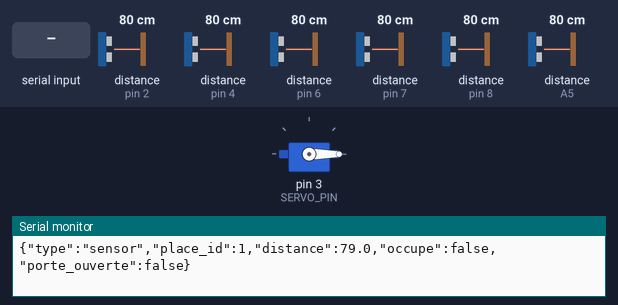
This sketch was run on a simulated Arduino Uno, built with avr-gcc and run on an emulated ATmega328P. Parts: servo, the last lines printed to the serial monitor. Wiring (inferred from the names in the program): 6 × ultrasonic range finder: trigger pin 9, echo pin 6 / trigger A0, echo pin 2 / trigger A1, echo pin 4 / trigger A2, echo pin 7 / trigger A3, echo pin 8 / trigger A4, echo A5. The inputs (shaded band) are chosen by the test bench; at power-on: distance to the obstacle (sensors on pin 2, pin 4, pin 8, pin 6, pin 7, A5) 80 cm. The echo pulse lasts 58.3 µs per cm.

Above: at 2.4 s.
2.5 s: "OPEN\n" received over Serial
At 3.4 s:
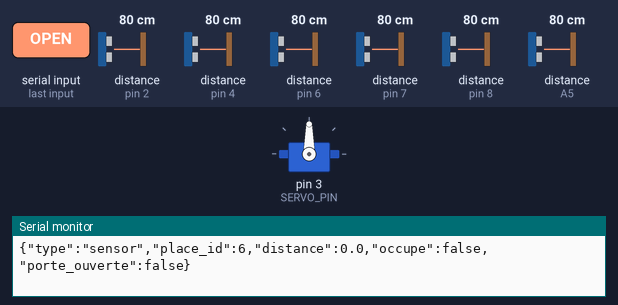
4.3 s: distance to the obstacle (sensor on pin 2) set to 12 cm
7.4 s: distance to the obstacle (sensor on pin 2) set to 9 cm
9.6 s: distance to the obstacle (sensor on pin 4) set to 12 cm
12.7 s: distance to the obstacle (sensor on pin 4) set to 9 cm
15.8 s: distance to the obstacle (sensor on pin 8) set to 12 cm
18.9 s: distance to the obstacle (sensor on pin 8) set to 9 cm
Timing chart, 0 to 21.9 s (numbered marks = the images above; inputs shaded):
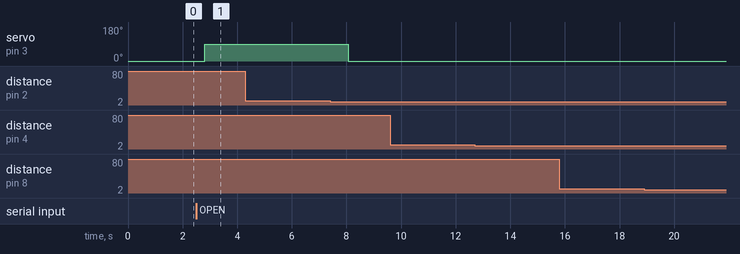

Measured:
- after the input at 2.5 s, servo on pin 3 (SERVO_PIN): 0° → 90° after 0.31 s

The sketch:

parking_main.ino
```cpp
#include <SPI.h>
#include <MFRC522.h>
#include <Servo.h>

#define NB_PLACES       6
#define SEUIL_CM        10
#define INTERVALLE_MS   500
#define PORTE_OUVERTE   90
#define PORTE_FERMEE    0
#define DELAI_FERMETURE 5000

#define RST_PIN    5
#define SS_PIN     10
#define SERVO_PIN  3
#define LED_LIBRE  6
#define LED_OCCUPE 7

const uint8_t TRIG_PINS[NB_PLACES] = {A0, A1, A2, A3, A4, 9};
const uint8_t ECHO_PINS[NB_PLACES] = {2,  4,  7,  8,  A5, 6};

MFRC522 rfid(SS_PIN, RST_PIN);
Servo   servoPorte;

bool          places[NB_PLACES] = {false};
bool          porteOuverte       = false;
unsigned long derniereLecture    = 0;
unsigned long tempsOuverture     = 0;

void setup() {
  Serial.begin(9600);
  while (!Serial);

  for (int i = 0; i < NB_PLACES; i++) {
    pinMode(TRIG_PINS[i], OUTPUT);
    pinMode(ECHO_PINS[i], INPUT);
  }
  pinMode(LED_LIBRE,  OUTPUT);
  pinMode(LED_OCCUPE, OUTPUT);

  servoPorte.attach(SERVO_PIN);
  servoPorte.write(PORTE_FERMEE);

  SPI.begin();
  rfid.PCD_Init();

  for (int i = 0; i < 3; i++) {
    digitalWrite(LED_LIBRE,  HIGH);
    digitalWrite(LED_OCCUPE, HIGH);
    delay(200);
    digitalWrite(LED_LIBRE,  LOW);
    digitalWrite(LED_OCCUPE, LOW);
    delay(200);
  }
  digitalWrite(LED_LIBRE, HIGH);
  Serial.println(F("SYSTEM:READY"));
}

void loop() {
  unsigned long now = millis();

  if (now - derniereLecture >= INTERVALLE_MS) {
    derniereLecture = now;
    int nbLibres = 0;
    for (int i = 0; i < NB_PLACES; i++) {
      float dist   = lireDistance(i);
      bool  occupe = (dist > 0 && dist < SEUIL_CM);
      places[i] = occupe;
      if (!occupe) nbLibres++;
      envoyerSensor(i, dist, occupe);
    }
    mettreAJourLEDs(nbLibres);
  }

  if (porteOuverte && (millis() - tempsOuverture >= DELAI_FERMETURE)) {
    fermerPorte();
  }

  bool auMoinsUneLibre = false;
  for (int i = 0; i < NB_PLACES; i++) {
    if (!places[i]) { auMoinsUneLibre = true; break; }
  }

  if (auMoinsUneLibre) {
    if (rfid.PICC_IsNewCardPresent() && rfid.PICC_ReadCardSerial()) {
      lireEtEnvoyerRFID(auMoinsUneLibre);
      rfid.PICC_HaltA();
      rfid.PCD_StopCrypto1();
    }
  }

  if (Serial.available()) {
    String cmd = Serial.readStringUntil('\n');
    cmd.trim();
    if      (cmd == "OPEN")  ouvrirPorte();
    else if (cmd == "CLOSE") fermerPorte();
  }
}

float lireDistance(int idx) {
  digitalWrite(TRIG_PINS[idx], LOW);
  delayMicroseconds(2);
  digitalWrite(TRIG_PINS[idx], HIGH);
  delayMicroseconds(10);
  digitalWrite(TRIG_PINS[idx], LOW);
  long duree = pulseIn(ECHO_PINS[idx], HIGH, 30000);
  if (duree == 0) return 0;
  float d = duree * 0.034 / 2.0;
  return (d < 2 || d > 400) ? 0 : d;
}

void envoyerSensor(int idx, float distance, bool occupe) {
  Serial.print(F("{\"type\":\"sensor\""));
  Serial.print(F(",\"place_id\":")); Serial.print(idx + 1);
  Serial.print(F(",\"distance\":")); Serial.print(distance, 1);
  Serial.print(F(",\"occupe\":")); Serial.print(occupe ? F("true") : F("false"));
  Serial.print(F(",\"porte_ouverte\":")); Serial.print(porteOuverte ? F("true") : F("false"));
  Serial.println(F("}"));
}

void lireEtEnvoyerRFID(bool placesLibres) {
  String uid = "";
  for (byte i = 0; i < rfid.uid.size; i++) {
    if (rfid.uid.uidByte[i] < 0x10) uid += "0";
    uid += String(rfid.uid.uidByte[i], HEX);
    if (i < rfid.uid.size - 1) uid += ":";
  }
  uid.toUpperCase();
  MFRC522::PICC_Type type = rfid.PICC_GetType(rfid.uid.sak);
  String typeStr = rfid.PICC_GetTypeName(type);
  Serial.print(F("{\"type\":\"rfid\""));
  Serial.print(F(",\"uid\":\"")); Serial.print(uid); Serial.print(F("\""));
  Serial.print(F(",\"card_type\":\"")); Serial.print(typeStr); Serial.print(F("\""));
  Serial.print(F(",\"place_libre\":")); Serial.print(placesLibres ? F("true") : F("false"));
  Serial.println(F("}"));
  clignoteLED(LED_LIBRE, 1, 200);
}

void ouvrirPorte() {
  if (porteOuverte) return;
  servoPorte.write(PORTE_OUVERTE);
  porteOuverte   = true;
  tempsOuverture = millis();
  clignoteLED(LED_LIBRE, 2, 150);
  Serial.println(F("{\"type\":\"porte\",\"etat\":\"ouverte\"}"));
}

void fermerPorte() {
  if (!porteOuverte) return;
  servoPorte.write(PORTE_FERMEE);
  porteOuverte = false;
  Serial.println(F("{\"type\":\"porte\",\"etat\":\"fermee\"}"));
}

void mettreAJourLEDs(int nbLibres) {
  digitalWrite(LED_LIBRE,  nbLibres > 0 ? HIGH : LOW);
  digitalWrite(LED_OCCUPE, nbLibres == 0 ? HIGH : LOW);
}

void clignoteLED(int pin, int fois, int delaiMs) {
  bool etat = digitalRead(pin);
  for (int i = 0; i < fois; i++) {
    digitalWrite(pin, HIGH); delay(delaiMs);
    digitalWrite(pin, LOW);  delay(delaiMs);
  }
  digitalWrite(pin, etat ? HIGH : LOW);
}
```
